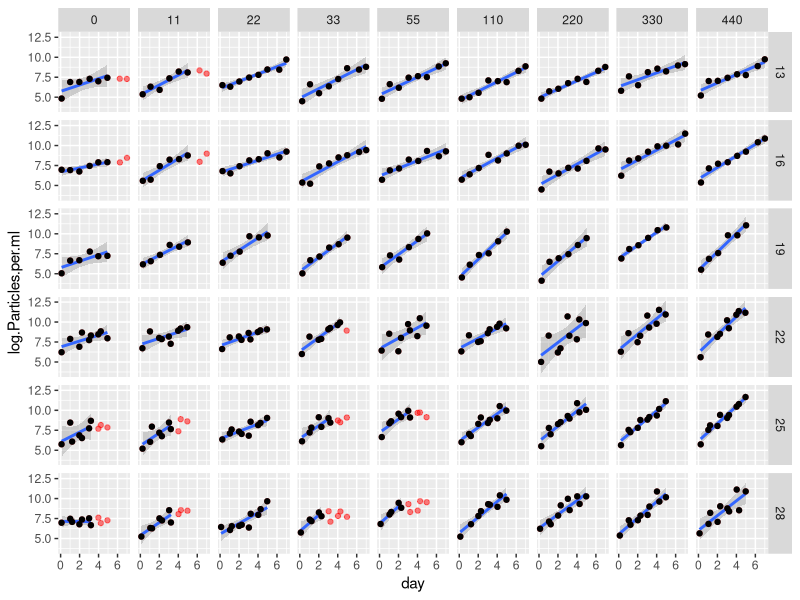
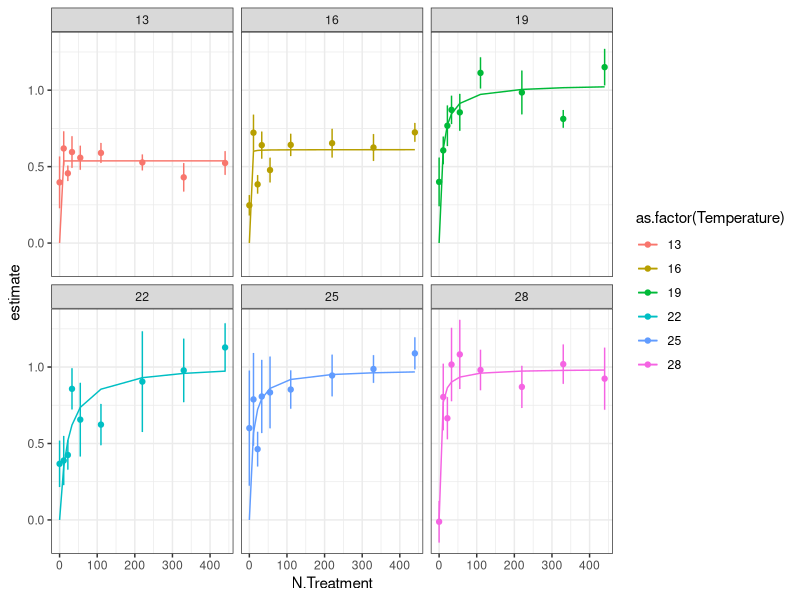
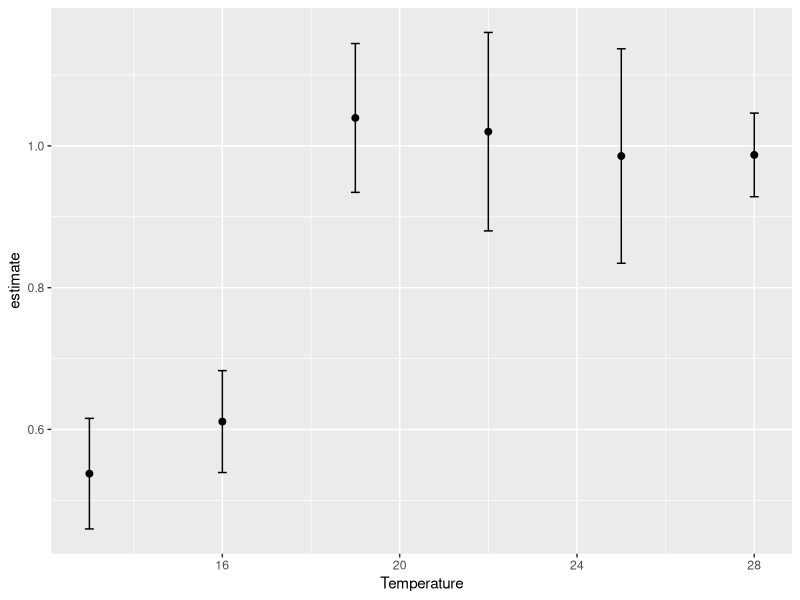
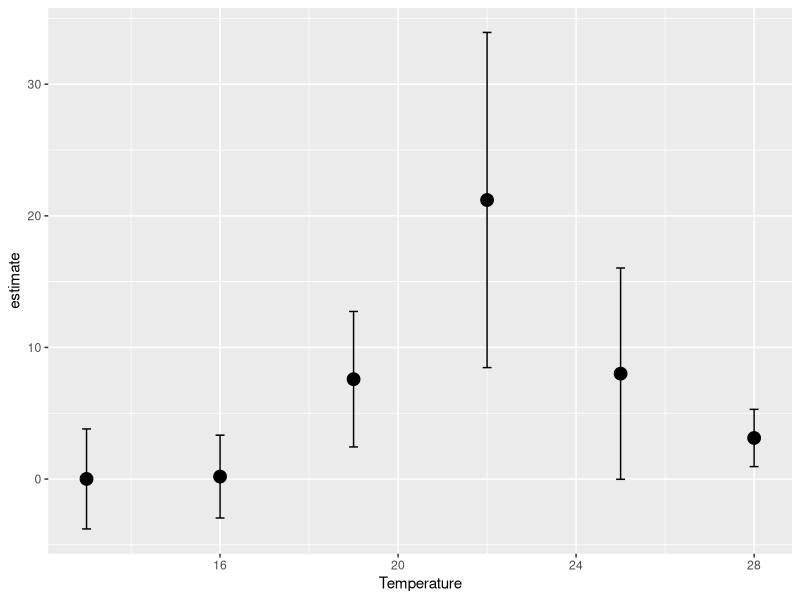
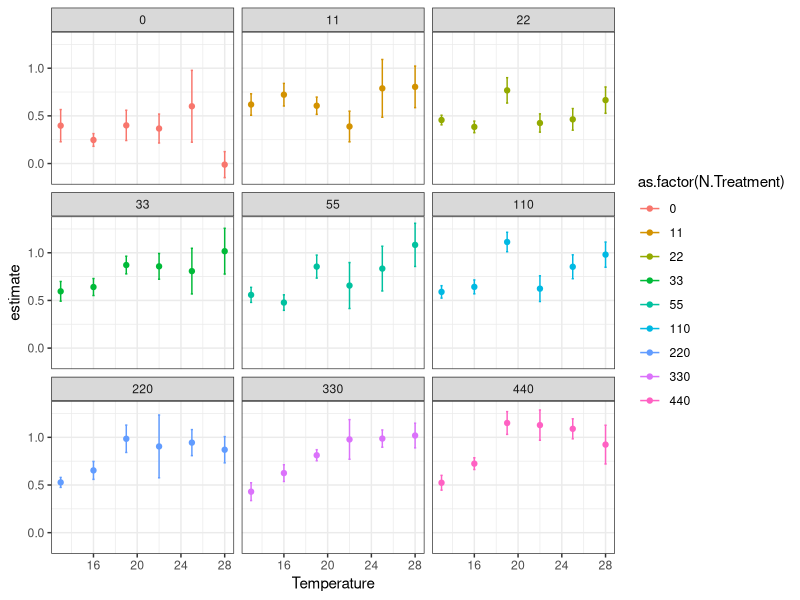

These charts were generated, in order, by the following R code: (Note: this script raises an error after producing the figures.)
library(tidyverse)
library(broom)
library(minpack.lm)
library(purrr)
library(stringr)

TT <- read_csv("data/monod_data/TT_15_08_24.csv")


#take raw data, add actual N concentrations
TTN<- TT %>% 	
  filter(N.Treatment!=5 | Temperature!=28 | MINUTE!=22) %>% 
  mutate(day = Hours.since.Innoc/24) %>% 
  mutate(log.Particles.per.ml = log(Particles.per.ml+1)) %>% 	
  mutate(N.Treatment = str_replace(N.Treatment, "1", "11")) %>%
  mutate(N.Treatment = str_replace(N.Treatment, "2", "22")) %>% 
  mutate(N.Treatment = str_replace(N.Treatment, "3", "33")) %>%
  mutate(N.Treatment = str_replace(N.Treatment, "4", "55")) %>%
  mutate(N.Treatment = str_replace(N.Treatment, "5", "110")) %>%
  mutate(N.Treatment = str_replace(N.Treatment, "6", "220")) %>%
  mutate(N.Treatment = str_replace(N.Treatment, "7", "330")) %>%
  mutate(N.Treatment = str_replace(N.Treatment, "8", "440")) %>%  
  mutate(N.Treatment = str_replace(N.Treatment, "1105", "55")) %>% 
  mutate(N.Treatment = as.numeric(N.Treatment))

#filter out data where K seems to have been reached beyond the variability expected by noise (quite arbitrary)
TTfiltered<- TT %>% 
	mutate(day = Hours.since.Innoc/24) %>% 
  filter(N.Treatment!=5 | Temperature!=28 | MINUTE!=22) %>% 
  mutate(log.Particles.per.ml = log(Particles.per.ml+1)) %>% 	
	filter( Temperature == 13 & N.Treatment == 8 |
	          Temperature == 13 & N.Treatment == 7 |
	          Temperature == 13 & N.Treatment == 6 | 
	          Temperature == 13 & N.Treatment == 5 |
	          Temperature == 13 & N.Treatment == 4 |
	          Temperature == 13 & N.Treatment == 3 |
	          Temperature == 13 & N.Treatment == 2 |
	          Temperature == 13 & N.Treatment == 1 & day<6 |
	          Temperature == 13 & N.Treatment == 0 & day<6 |
	        Temperature == 16 & N.Treatment == 8 |
				 	Temperature == 16 & N.Treatment == 7 |
				 	Temperature == 16 & N.Treatment == 6 | 
				 	Temperature == 16 & N.Treatment == 5  |
				 	Temperature == 16 & N.Treatment == 4 |
				 	Temperature == 16 & N.Treatment == 3 |
				 	Temperature == 16 & N.Treatment == 2 |
				 	Temperature == 16 & N.Treatment == 1 & day<6 |
				 	Temperature == 16 & N.Treatment == 0 & day<6|
						Temperature == 19 & N.Treatment == 8  |
						Temperature == 19 & N.Treatment == 7  |
						Temperature == 19 & N.Treatment == 6 | 
						Temperature == 19 & N.Treatment == 5 |
						Temperature == 19 & N.Treatment == 4 |
						Temperature == 19 & N.Treatment == 3 |
						Temperature == 19 & N.Treatment == 2 |
						Temperature == 19 & N.Treatment == 1 |
						Temperature == 19 & N.Treatment == 0 |
					Temperature == 22 & N.Treatment == 8 | 
					Temperature == 22 & N.Treatment == 7 |
					Temperature == 22 & N.Treatment == 6 | 
					Temperature == 22 & N.Treatment == 5 |
					Temperature == 22 & N.Treatment == 4 |
					Temperature == 22 & N.Treatment == 3 & day<4.5|
					Temperature == 22 & N.Treatment == 2 |
					Temperature == 22 & N.Treatment == 1 |
					Temperature == 22 & N.Treatment == 0 | 		
						  Temperature == 25 & N.Treatment == 8 |
						  Temperature == 25 & N.Treatment == 7 |
						  Temperature == 25 & N.Treatment == 6 | 
						  Temperature == 25 & N.Treatment == 5 |
						  Temperature == 25 & N.Treatment == 4 & day<3.5 |
						  Temperature == 25 & N.Treatment == 3 & day<3.5 |
						  Temperature == 25 & N.Treatment == 2 |
						  Temperature == 25 & N.Treatment == 1 & day<3.5|
						  Temperature == 25 & N.Treatment == 0 & day<3.5| 		
								Temperature == 28 & N.Treatment == 8 |
								Temperature == 28 & N.Treatment == 7 |
								Temperature == 28 & N.Treatment == 6 | 
								Temperature == 28 & N.Treatment == 5 |
								Temperature == 28 & N.Treatment == 4 & day<3 |
								Temperature == 28 & N.Treatment == 3 & day<3 |
								Temperature == 28 & N.Treatment == 2 |
								Temperature == 28 & N.Treatment == 1 & day<4|
								Temperature == 28 & N.Treatment == 0 & day<3.8) 


#take filtered data, add actual N concentrations, plot monod curves
TTfilteredN<- TTfiltered %>% 	
	mutate(N.Treatment = str_replace(N.Treatment, "1", "11")) %>%
	mutate(N.Treatment = str_replace(N.Treatment, "2", "22")) %>% 
	mutate(N.Treatment = str_replace(N.Treatment, "3", "33")) %>%
	mutate(N.Treatment = str_replace(N.Treatment, "4", "55")) %>%
	mutate(N.Treatment = str_replace(N.Treatment, "5", "110")) %>%
	mutate(N.Treatment = str_replace(N.Treatment, "6", "220")) %>%
	mutate(N.Treatment = str_replace(N.Treatment, "7", "330")) %>%
	mutate(N.Treatment = str_replace(N.Treatment, "8", "440")) %>%  
	mutate(N.Treatment = str_replace(N.Treatment, "1105", "55")) %>% 
	mutate(N.Treatment = as.numeric(N.Treatment))

write_csv(TTfilteredN,"data-processed/TTfilteredN.csv")

#Vis linear model over raw data
TTfilteredN %>%
  ggplot(aes(y=log.Particles.per.ml, x=day))  +
  facet_grid(Temperature~N.Treatment) +
  stat_smooth(method=lm) +
  geom_point(data=TTN, color="red", alpha=0.5) + geom_point()




lmfits<-TTfilteredN %>%
  group_by(N.Treatment, Temperature) %>%
  do(tidy(lm(log.Particles.per.ml~day, data=.)))


#fit monod curve
TT_ks_umax<-lmfits %>%
  filter(term=="day")  %>%
  #filter(N.Treatment!=0) %>%
  group_by(Temperature) %>% 
  mutate(r_estimate=estimate) %>% 
  do(tidy(nls(r_estimate ~ umax* (N.Treatment / (ks+ N.Treatment)),
              data= .,  start=list(ks = 1, umax = 1), algorithm="port", lower=list(c=0.01, d=0),
              control = nls.control(maxiter=500, minFactor=1/204800000))))


TT_ks_umax_pred<-lmfits %>%
  filter(term=="day")  %>%
  #filter(N.Treatment!=0) %>%
  group_by(Temperature) %>% 
  mutate(r_estimate=estimate) %>% 
  do(augment(nls(r_estimate ~ umax* (N.Treatment / (ks+ N.Treatment)),
              data= .,  start=list(ks = 1, umax = 1), algorithm="port", lower=list(c=0.01, d=0),
              control = nls.control(maxiter=500, minFactor=1/204800000))))

#plot monod curve
lmfits %>%
  filter(term=="day")  %>%
  ggplot(aes(x=N.Treatment, y=estimate, color=as.factor(Temperature))) + geom_point() +
  geom_errorbar(aes(ymin=estimate-std.error, ymax=estimate+std.error), width=.2) + theme_bw() +
  geom_line(data=TT_ks_umax_pred, aes(x=N.Treatment, y=.fitted)) +
  facet_wrap(~Temperature)


TT_ks_umax %>%
  filter(term=="umax") %>%
  ggplot(aes(x = Temperature, y = estimate)) + geom_point(size = 2) +
  geom_errorbar(aes(ymin=estimate-std.error, ymax=estimate+std.error), width=.2)

TT_ks_umax %>%
  filter(term=="ks") %>%
  ggplot(aes(x = Temperature, y = estimate)) + geom_point(size = 4) +
  geom_errorbar(aes(ymin=estimate-std.error, ymax=estimate+std.error), width=.2)

lmfits %>%
  filter(term=="day")  %>%
  ggplot(aes(x=Temperature, y=estimate, color=as.factor(N.Treatment))) + geom_point() +
  geom_errorbar(aes(ymin=estimate-std.error, ymax=estimate+std.error), width=.2) + theme_bw() +
  facet_wrap(~N.Treatment)

#pick any 2 points and resample
TTfilteredN <- TTfilteredN %>% 	
  arrange(N.Treatment, Temperature, day)

lines<-data.frame()
for(i in 1:100){
  for (j in 1: length(unique(TTfilteredN$N.Treatment))){
    for (k in 1:length(unique(TTfilteredN$Temperature))){
      onefit<-TTfilteredN %>%
        filter(N.Treatment==unique(TTfilteredN$N.Treatment)[j] & 
                 Temperature==unique(TTfilteredN$Temperature)[k]) %>%
        sample_n(., 2, replace=FALSE) %>%
        do(tidy(lm(log.Particles.per.ml~day, data=.)))
      temp<-data.frame(slope=onefit[2,2],
                       intercept=onefit[1,2],
                       N.Treatment=unique(TTfilteredN$N.Treatment)[j],
                       Temperature=unique(TTfilteredN$Temperature)[k])
      lines<-rbind(lines, temp)
    }
  }
}

grouped_lines<-lines %>%
  group_by(N.Treatment, Temperature) %>%
  summarize(median_slope=median(slope), median_intercept=median(intercept)) 

TTfilteredN %>%
  ggplot(aes(y=log.Particles.per.ml, x=day)) + geom_point() +
  geom_abline(data=grouped_lines, aes(slope=median_slope, intercept=median_intercept)) +
  facet_grid(N.Treatment~Temperature) +
  stat_smooth(method=lm)


#try fitting exponential curve to each leg of data collection
#subset to only data > 3000
#fit exponential to every point above 3000, take a mean and sd of that estimate.
#this is a pseudoreplicate, but allows some estimation of sampling error.

init<-TTfilteredN %>% 	
  filter(DAY=="0") 

TTfilteredN <- TTfilteredN %>% 	
  mutate(log.Particles.per.ml = log(Particles.per.ml+1)) %>% 	
  arrange(N.Treatment, Temperature, day)  %>%
  group_by(N.Treatment, Temperature) %>% 
  mutate(start=head(Particles.per.ml, 1), log.start=head(log.Particles.per.ml, 1))

logmaxcells<-log(2000)
TTfittedlineperobs<-TTfilteredN %>%
  filter(log.Particles.per.ml>logmaxcells) %>% 	
  group_by(N.Treatment, Temperature, day) %>% 
  do(tidy(lm(I(log.Particles.per.ml-log.start) ~ 0 + day, data= .)))

TTfittedlineinit<-TTfilteredN %>%
  filter(log.Particles.per.ml>logmaxcells) %>% 	
  select(log.start)

TTfittedlineperobs_w_init<-cbind(TTfittedlineperobs, TTfittedlineinit)
  
TTfilteredN %>%
  ggplot(aes(x=day, y=log.Particles.per.ml)) + geom_point() + 
  facet_wrap(N.Treatment~Temperature) + 
  geom_abline(data=TTfittedlineperobs_w_init, aes(slope=estimate, intercept=log.start))

write_csv(TTfittedlineperobs_w_init, "data-processed/TT_fitted_r_per_obs.csv")


#
#
#
# working in non-logged data, fitting exponential curve

TTfilteredN %>% 
	group_by(Temperature, N.Treatment) %>% 
	do(tidy(nls(Particles.per.ml ~ 400 * exp(a*day), #N0e^rt
							data= .,  start=list(a=0.7),
							control = nls.control(maxiter=100, minFactor=1/204800000)))) %>% 
	ungroup() %>% 
  filter(term=="a") %>%
	ggplot(aes(x = N.Treatment, y = estimate, color = factor(N.Treatment))) + geom_point(size = 4) +
	geom_line() + theme_bw() + facet_wrap( ~ Temperature)
ggsave("figures/TT_monod_curves.png")

TT_r <- TTfilteredN %>% 
	group_by(Temperature, N.Treatment) %>% 
	do(tidy(nls(Particles.per.ml ~ 75 * (1+a)^(day),
							data= .,  start=list(a=0.01),
							control = nls.control(maxiter=100, minFactor=1/204800000)))) 

write_csv(TT_r, "data-processed/fitted_r_TT_from_2015.csv")


TTfilteredN %>% 
	group_by(Temperature, N.Treatment) %>% 
	do(tidy(nls(Particles.per.ml ~ 75 * (1+a)^(day),
							data= .,  start=list(a=0.01),
							control = nls.control(maxiter=100, minFactor=1/204800000)))) %>% 
	ggplot(aes(x = Temperature, y = estimate, color = factor(N.Treatment))) + geom_point(size = 2) +
	geom_line() + theme_bw()
ggsave("figures/TT_TPC_by_nitrate_curves.png", length=5, width=5)

#set up the bootstrapping
for (j in c(13, 16, 19, 22, 25, 28)){
  for (k in c(0, 11, 22, 33, 55, 110, 220, 440)){
    test<-subset(TTfilteredN, TTfilteredN$Temperature==j & TTfilteredN$N.Treatment==k)
    boot_r<-1:100
    for(i in 1:100){
      mod<-sample_n(test, length(test$day)-1) %>%
        do(tidy(nls(Particles.per.ml ~ 75 * (1+a)^(day),
                    data= .,  start=list(a=0.01),
                    control = nls.control(maxiter=100, minFactor=1/204800000))))
      boot_r[i]<-mod$estimate
      name<-data.frame(a=boot_r, Temperature=test$Temperature[1], N.Treatment=test$N.Treatment[1], run=1:100)
      assign(paste("TTboot_r_unique", test$Temperature[1], test$N.Treatment[1], sep ="_"), name)
    }
  }
}

# bind all of the objects that start with boot_r_unique_!
TT_unique_boots<-do.call("rbind", mget(ls(pattern="TTboot_r_unique"))) %>%
  select(a, Temperature, N.Treatment, run) %>%
  mutate(Species="TT")

write_csv(as.data.frame(TT_unique_boots), "data-processed/TT_unique_boots.csv")


#plot the bootstrapped data - monod
TT_unique_boots %>% 
  group_by(Temperature, N.Treatment) %>% 
  ggplot(aes(x = N.Treatment, y = a, color = factor(N.Treatment))) + geom_point(size = 2) +
  geom_line() + theme_bw() + facet_wrap( ~ Temperature) + 
  stat_summary(mapping = aes(x = N.Treatment, y = a),
    fun.ymin = function(z) { quantile(z,0.05) },
    fun.ymax = function(z) { quantile(z,0.95) },
    fun.y = median, pch=1, size = 0.5, colour="black")
ggsave("figures/TT_monod_bootstrap.png")

#plot the bootstrapped data - TPC by N
TT_unique_boots %>% 
  group_by(Temperature, N.Treatment) %>% 
  ggplot(aes(x = Temperature, y = a, color = factor(N.Treatment))) + geom_point(size = 2) +
  theme_bw() + 
  stat_summary(mapping = aes(x = Temperature, y = a, group = N.Treatment),
               fun.ymin = function(z) { quantile(z,0.05) },
               fun.ymax = function(z) { quantile(z,0.95) },
               fun.y = median, pch=1, size = 0.5, geom="line")

#fit monod curve to each bootstrap
TT_ks_umax_boot<-TT_unique_boots %>%
  filter(N.Treatment!=0) %>%
  group_by(Temperature, run) %>% 
  mutate(r_estimate=a) %>% 
  do(tidy(nls(r_estimate ~ umax* (N.Treatment / (ks+ N.Treatment)),
              data= .,  start=list(ks = 1, umax = 1), algorithm="port", lower=list(c=0, d=0),
              control = nls.control(maxiter=500, minFactor=1/204800000))))

write_csv(TT_ks_umax_boot, "data-processed/TT_ks_umax_boot.csv")


#plot monod curves with fitted line
TT_ks_umax_fitted<-TT_unique_boots %>%
  filter(N.Treatment!=0) %>%
  group_by(Temperature, run) %>% 
  mutate(r_estimate=a) %>% 
  do(augment(nls(r_estimate ~ umax* (N.Treatment / (ks+ N.Treatment)),
                 data= .,  start=list(ks = 1, umax = 1), algorithm="port", lower=list(c=0, d=0),
                 control = nls.control(maxiter=100, minFactor=1/204800000))))

TT_unique_boots %>% 
  group_by(Temperature) %>% 
  ggplot(aes(x = N.Treatment, y = a, color = factor(N.Treatment))) + geom_point(size = 2) +
  theme_bw() + facet_wrap( ~ Temperature) + 
  geom_line(data=TT_ks_umax_fitted, aes(x=N.Treatment, y=.fitted, color=as.factor(run))) 
ggsave("figures/TT_monod_fitted_bootstrapped.png")

#Joey - can you help make this nice?

#get range of ks and umax for each temp
TT_summ_ks_umax<-TT_ks_umax_boot %>%
  #filter(term=="ks") %>% 
  group_by(Temperature, term) %>% 
  summarize(., mn=median(estimate), uci=quantile(estimate, 0.95), lci=quantile(estimate, 0.05))

TT_summ_ks_umax %>%
  ggplot(aes(x = Temperature, y = mn)) + geom_point(size = 2) +
  facet_wrap( ~ term, scales = "free") +
  geom_errorbar(aes(ymin=lci, ymax=uci), width=.2)
ggsave("figures/TT_ks_umax_boot.png")


#previous coding working in linear data

#plot monod curves with error
linear_r<-TTfilteredN %>% 
  mutate(Particles.per.ml = log(Particles.per.ml+100)) %>% 
  filter(day>0.5) %>% 
  group_by(N.Treatment, Temperature) %>% 
  do(tidy(lm(Particles.per.ml ~ day, data=.))) 
linear_r %>% 
  filter(term=="day") %>% 
  ggplot(aes(x = N.Treatment, y = estimate, color = factor(N.Treatment))) + geom_point(size = 4) +
  theme_bw() + facet_wrap( ~ Temperature) + 
  geom_errorbar(aes(ymin=estimate-std.error, ymax=estimate+std.error), width=.2)

write_csv(linear_r, "data-processed/TT_r_lm.csv")
ggsave("figures/TT_monod_curves.png")

#plot linear fit over raw data
TTlinear_r_aug<- TTfilteredN %>% 
  mutate(Particles.per.ml = log(Particles.per.ml+1)) %>% 
  #filter(day>1.5) %>% 
  group_by(N.Treatment, Temperature) %>% 
  do(augment(lm(Particles.per.ml ~ day, data=.))) 

TTN %>% 
  mutate(Particles.per.ml = log(Particles.per.ml+1)) %>% 
  #filter(N.Treatment==55) %>% 
  ggplot(data = ., aes(x = day, y = Particles.per.ml, color = factor(N.Treatment))) + 
  geom_point() +
  facet_wrap( ~ Temperature, scales = "free") + geom_line() + 
  geom_line(data=subset(TTlinear_r_aug, TTlinear_r_aug$N.Treatment==55), aes(x=day, y=.fitted, colour=factor(N.Treatment)))
#geom_line(data=linear_r_aug, aes(x=day, y=.fitted, colour=factor(N.Treatment)))

TTN %>% 
  mutate(Particles.per.ml = log(Particles.per.ml+1)) %>% 
  filter(Temperature==28) %>% 
  ggplot(data = ., aes(x = DAY, y = Particles.per.ml, color = factor(N.Treatment))) + 
  geom_point() +
  facet_wrap( ~ N.Treatment) + geom_line() + 
  geom_line(data=subset(TTlinear_r_aug, TTlinear_r_aug$Temperature==28), aes(x=day, y=.fitted, colour=factor(N.Treatment)))
#geom_line(data=linear_r_aug, aes(x=day, y=.fitted, colour=factor(N.Treatment)))

ggsave("figures/TT_linear_R_fits.png")


#fitting monod curve -------
TT_r_lm<-read_csv("data-processed/TT_r_lm.csv") #read in the data

TT_ks_umax<-TT_r_lm %>%
  filter(N.Treatment!=0) %>%
  filter(term=="day") %>% 
  #filter(Temperature==22) %>% 
  group_by(Temperature) %>% 
  mutate(r_estimate=estimate) %>% 
  do(tidy(nls(r_estimate ~ umax* (N.Treatment / (ks+ N.Treatment)),
              data= .,  start=list(ks = 1, umax = 1), algorithm="port", lower=list(c=0, d=0),
              control = nls.control(maxiter=500, minFactor=1/204800000))))
write_csv(TT_ks_umax, "data-processed/TT_ks_umax.csv")


TT_ks_umax_fitted<-TT_r_lm %>%
  filter(N.Treatment!=0) %>%
  filter(term=="day") %>% 
  group_by(Temperature) %>% 
  mutate(r_estimate=estimate) %>% 
  do(augment(nls(r_estimate ~ umax* (N.Treatment / (ks+ N.Treatment)),
                 data= .,  start=list(ks = 1, umax = 1), algorithm="port", lower=list(c=0, d=0),
                 control = nls.control(maxiter=100, minFactor=1/204800000))))

#plot monod curves with fitted line
linear_r %>% 
  filter(term=="day") %>% 
  filter(N.Treatment!=0) %>%
  ggplot(aes(x = N.Treatment, y = estimate, color = factor(N.Treatment))) + geom_point(size = 4) +
  theme_bw() + facet_wrap( ~ Temperature) + 
  geom_errorbar(aes(ymin=estimate-std.error, ymax=estimate+std.error), width=.2) + 
  geom_line(data=TT_ks_umax_fitted, aes(x=N.Treatment, y=.fitted), color=1) 
ggsave("figures/TT_monod_fitted.png")

#stat_function(fun = function(x) test$umax[3]*(x / (test$ks[3]+ x)))
#joey please help me draw line from a dataframe that parse out over plots by temperature

TT_ks_umax %>%
  filter(term=="umax") %>%
  ggplot(aes(x = Temperature, y = estimate)) + geom_point(size = 2) +
  geom_errorbar(aes(ymin=estimate-std.error, ymax=estimate+std.error), width=.2)

TT_ks_umax %>%
  filter(term=="ks") %>%
  ggplot(aes(x = Temperature, y = estimate)) + geom_point(size = 4) +
  geom_errorbar(aes(ymin=estimate-std.error, ymax=estimate+std.error), width=.2)


# plot R-star ------------
#R* = mKs / umax - m
#
#set m at 0.1
TT_umax<- TT_ks_umax %>%
  filter(term=="umax") 
TT_ks<- TT_ks_umax %>%
  filter(term=="ks") 
m<-rep(0.1, 6)
TT_umax$rstar<-m * TT_ks$estimate / (TT_umax$estimate - m)
TT_umax %>%
  ggplot(aes(x = Temperature, y = rstar)) + geom_point(size = 4) 

#next redo this by pulling 1000 iterations from umax and k estimates with norm dist with se
#write a function to draw random numbers with a boundary of 0:
rtnorm <- function(n, mean, sd, a = -Inf, b = Inf){
  qnorm(runif(n, pnorm(a, mean, sd), pnorm(b, mean, sd)), mean, sd)
}

TT_rstar_norm_summ<-data.frame(median=1:6, lci=1:6, uci=1:6, Temperature=TT_ks$Temperature)
for(i in 1:length(TT_umax$estimate)){
  rstar_norm<-(rtnorm(n=100, mean=TT_ks$estimate[i], sd=TT_ks$std.error[i], a=0, b=Inf)*m)/
    (rnorm(100, mean=TT_umax$estimate[i], sd=TT_umax$std.error[i])-m)
  TT_rstar_norm_summ[i,c(1:3)]<-quantile(rstar_norm, c(0.5, 0.05, 0.95))
}
write_csv(TT_rstar_norm_summ, "data-processed/TT_rstar.csv")
